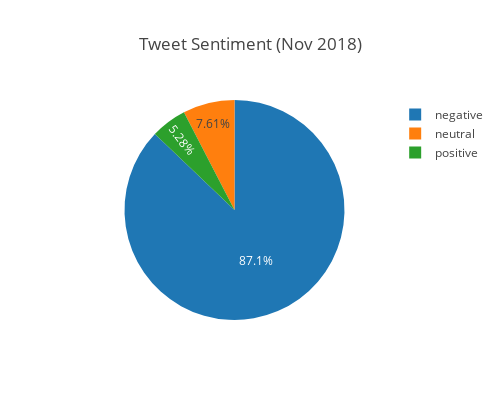

Notebook code for this chart:
### Code cell
# View distribution of tweets by sentiment 
# (Changing colors to red/gray/green would be nice)
trace = go.Pie(labels=tweets_test['airline_sentiment'].value_counts().index, 
              values=tweets_test['airline_sentiment'].value_counts())

# Create the layout
layout = go.Layout(
    title = 'Tweet Sentiment (Nov 2018)',
    height = 400,
    width = 500,
    autosize = False,
    yaxis = dict(title='Number of tweets')
)

fig = go.Figure(data = [trace], layout = layout)
py.offline.iplot(fig, filename='cufflinks/simple')

### Figure 1 — Plotly figure (JSON) as saved in the notebook; plotly's stock layout.template omitted (floating-point values rounded to 4 significant figures)
{"data": [{"labels": ["negative", "neutral", "positive"], "type": "pie", "uid": "185fd559-5bf9-4a10-91c0-7882cdb4ce8d", "values": [15681, 1369, 950]}], "layout": {"autosize": false, "height": 400, "title": "Tweet Sentiment (Nov 2018)", "width": 500, "yaxis": {"title": "Number of tweets"}}}
